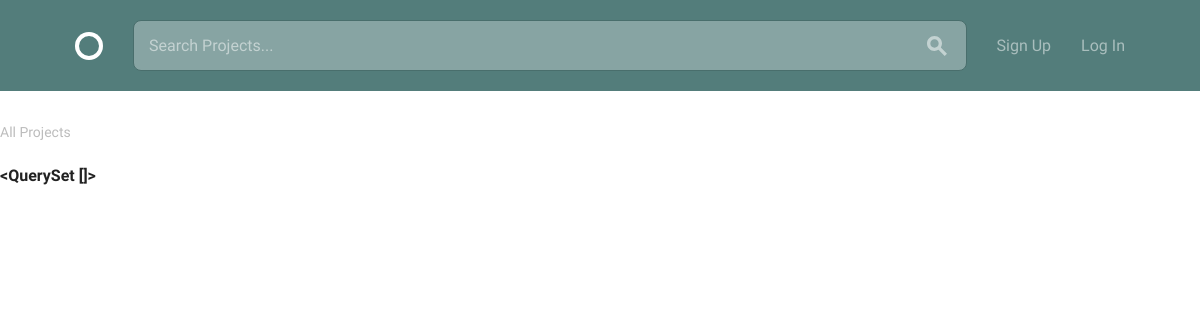
The app's page /projects/, older data.
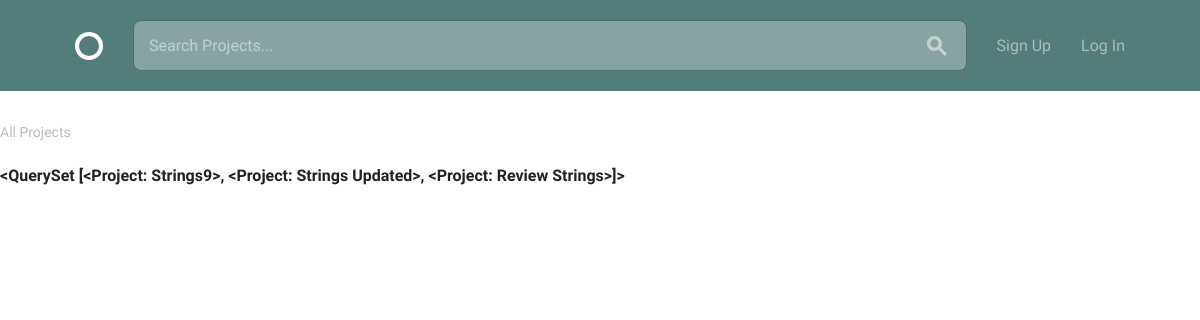
The same page, newer data.
### projects/models.py (models this page shows, shortened)
class Project(models.Model):
    title = models.CharField(max_length=100, unique=True)
    content = models.TextField()
    date_posted = models.DateTimeField(default=timezone.now)
    author = models.ForeignKey(
        settings.AUTH_USER_MODEL,
        on_delete=models.CASCADE,
    )
    positions_required = models.TextField(blank=True)
    project_status = models.BooleanField(default=False)
    def __str__(self):
        return self.title
    class Meta:
        ordering = ['-date_posted']

### projects/views.py (the view)
# urls.py: path('/', ProjectListView.as_view(), name='list_projects'),
class ProjectListView(generic.ListView):
    model = Project
    template_name = 'all_projects.html'
    context_object_name = 'projects'
    ordering = ['-date_posted']
    paginate_by = 3

### projects/templates/all_projects.html
{% extends 'layout.html' %}
{% block content %}
      <div class="circle--filter circle--secondary--module">
        <h1>All Projects</h1>
        <ul class="circle--filter--list">
          <li><a class="selected">{{ projects }}</a></li>
        </ul>
      </div>
{% endblock %}

### templates/layout.html (shortened to what this page needs)
<!DOCTYPE html>
{% load static %}
<html lang="en">
<head>
  <link rel="stylesheet" href="{% static 'css/global.css' %}">
</head>
<body>
  <header class="circle--header">
    <div class="bounds">
      <div class="circle--fluid">
        <div class="circle--fluid--cell">
          <h1 class="hide-text circle--logo"><a class="logo" href="{% url 'home' %}">Circle</a></h1>
        </div>
        <div class="circle--fluid--cell circle--fluid--primary">
          <div class="circle--search">
            <input type="text" placeholder="Search Projects..." />
            <button>
            </button>
          </div>
        </div>
        <div class="circle--fluid--cell circle--fluid--secondary">
          <nav>
            <ul class="circle--inline">
              {% if user.is_authenticated %}
              <li><a href="{% url 'accounts:profile' %}">Profile</a></li>
              <li><a href="{% url 'accounts:logout' %}">Log Out</a></li>
              {% else %}
              <li><a href="{% url 'accounts:signup' %}">Sign Up</a></li>
              <li><a href="{% url 'accounts:login' %}">Log In</a></li>
              {% endif %}
            </ul>
          </nav>
        </div>
      </div>
    </div>
  </header>
{% block content %}{% endblock %}
</body>
</html>

Row changes from the older to the newer data that the page shows:
added Project: title.title "<QuerySet [<Project: Strings9>, <Project: Strings Updated>, <Project: Review Strings>]>"
Text that changed along with them:
{{ projects }}: "<QuerySet []>" → (not shown)
